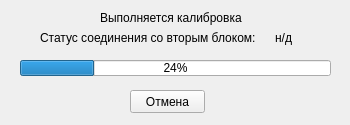
<?xml version="1.0" encoding="UTF-8"?>
<ui version="4.0">
 <class>ProgressWindow</class>
 <widget class="QMainWindow" name="ProgressWindow">
  <property name="geometry">
   <rect>
    <x>0</x>
    <y>0</y>
    <width>350</width>
    <height>125</height>
   </rect>
  </property>
  <property name="minimumSize">
   <size>
    <width>350</width>
    <height>125</height>
   </size>
  </property>
  <property name="maximumSize">
   <size>
    <width>350</width>
    <height>125</height>
   </size>
  </property>
  <property name="windowTitle">
   <string>Калибровка антенной системы</string>
  </property>
  <widget class="QWidget" name="centralwidget">
   <property name="minimumSize">
    <size>
     <width>350</width>
     <height>125</height>
    </size>
   </property>
   <property name="maximumSize">
    <size>
     <width>350</width>
     <height>125</height>
    </size>
   </property>
   <widget class="QProgressBar" name="progressBar">
    <property name="geometry">
     <rect>
      <x>20</x>
      <y>60</y>
      <width>311</width>
      <height>16</height>
     </rect>
    </property>
    <property name="value">
     <number>24</number>
    </property>
   </widget>
   <widget class="QLabel" name="label">
    <property name="geometry">
     <rect>
      <x>100</x>
      <y>10</y>
      <width>161</width>
      <height>16</height>
     </rect>
    </property>
    <property name="text">
     <string>Выполняется калибровка</string>
    </property>
   </widget>
   <widget class="QPushButton" name="pushButton">
    <property name="geometry">
     <rect>
      <x>130</x>
      <y>90</y>
      <width>75</width>
      <height>23</height>
     </rect>
    </property>
    <property name="text">
     <string>Отмена</string>
    </property>
   </widget>
   <widget class="QWidget" name="layoutWidget">
    <property name="geometry">
     <rect>
      <x>40</x>
      <y>30</y>
      <width>252</width>
      <height>15</height>
     </rect>
    </property>
    <layout class="QHBoxLayout" name="horizontalLayout">
     <item>
      <widget class="QLabel" name="label_2">
       <property name="text">
        <string>Статус соединения со вторым блоком:</string>
       </property>
      </widget>
     </item>
     <item>
      <widget class="QLabel" name="ConnStatusLbl">
       <property name="text">
        <string>н/д</string>
       </property>
       <property name="alignment">
        <set>Qt::AlignRight|Qt::AlignTrailing|Qt::AlignVCenter</set>
       </property>
      </widget>
     </item>
    </layout>
   </widget>
  </widget>
 </widget>
 <resources/>
 <connections/>
</ui>
